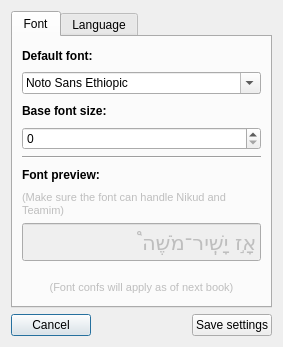
<?xml version="1.0" encoding="UTF-8"?>
<ui version="4.0">
 <class>Settings</class>
 <widget class="QDialog" name="Settings">
  <property name="geometry">
   <rect>
    <x>0</x>
    <y>0</y>
    <width>283</width>
    <height>347</height>
   </rect>
  </property>
  <property name="windowTitle">
   <string>Orayta settings</string>
  </property>
  <layout class="QVBoxLayout" name="verticalLayout_2">
   <item>
    <widget class="QTabWidget" name="tabWidget">
     <property name="currentIndex">
      <number>0</number>
     </property>
     <widget class="QWidget" name="tab">
      <attribute name="title">
       <string>Font</string>
      </attribute>
      <layout class="QVBoxLayout" name="verticalLayout">
       <item>
        <widget class="QLabel" name="label_9">
         <property name="font">
          <font>
           <weight>75</weight>
           <bold>true</bold>
          </font>
         </property>
         <property name="text">
          <string>Default font:</string>
         </property>
        </widget>
       </item>
       <item>
        <widget class="QFontComboBox" name="fontComboBox">
         <property name="layoutDirection">
          <enum>Qt::LeftToRight</enum>
         </property>
         <property name="styleSheet">
          <string>font: 8pt &quot;Sans Serif&quot;;</string>
         </property>
         <property name="currentIndex">
          <number>155</number>
         </property>
         <property name="sizeAdjustPolicy">
          <enum>QComboBox::AdjustToContentsOnFirstShow</enum>
         </property>
         <property name="writingSystem">
          <enum>QFontDatabase::Any</enum>
         </property>
         <property name="currentFont">
          <font>
           <family>Nachlieli CLM</family>
          </font>
         </property>
        </widget>
       </item>
       <item>
        <widget class="QLabel" name="label_4">
         <property name="font">
          <font>
           <weight>75</weight>
           <bold>true</bold>
          </font>
         </property>
         <property name="text">
          <string>Base font size:</string>
         </property>
        </widget>
       </item>
       <item>
        <widget class="QSpinBox" name="fonSizeSpinBox"/>
       </item>
       <item>
        <widget class="Line" name="line_2">
         <property name="orientation">
          <enum>Qt::Horizontal</enum>
         </property>
        </widget>
       </item>
       <item>
        <widget class="QLabel" name="label_6">
         <property name="font">
          <font>
           <weight>75</weight>
           <bold>true</bold>
          </font>
         </property>
         <property name="text">
          <string>Font preview:</string>
         </property>
        </widget>
       </item>
       <item>
        <widget class="QLabel" name="label_3">
         <property name="enabled">
          <bool>false</bool>
         </property>
         <property name="font">
          <font>
           <pointsize>8</pointsize>
          </font>
         </property>
         <property name="text">
          <string>(Make sure the font can handle Nikud and Teamim)</string>
         </property>
         <property name="wordWrap">
          <bool>true</bool>
         </property>
        </widget>
       </item>
       <item>
        <widget class="QLineEdit" name="fontPreview">
         <property name="enabled">
          <bool>false</bool>
         </property>
         <property name="font">
          <font>
           <family>Nachlieli CLM</family>
           <pointsize>16</pointsize>
          </font>
         </property>
         <property name="layoutDirection">
          <enum>Qt::RightToLeft</enum>
         </property>
         <property name="text">
          <string>אָ֣ז יָשִֽׁיר־מֹשֶׁה֩</string>
         </property>
        </widget>
       </item>
       <item>
        <spacer name="verticalSpacer">
         <property name="orientation">
          <enum>Qt::Vertical</enum>
         </property>
         <property name="sizeType">
          <enum>QSizePolicy::Maximum</enum>
         </property>
         <property name="sizeHint" stdset="0">
          <size>
           <width>20</width>
           <height>10</height>
          </size>
         </property>
        </spacer>
       </item>
       <item>
        <widget class="QLabel" name="label_5">
         <property name="enabled">
          <bool>false</bool>
         </property>
         <property name="font">
          <font>
           <pointsize>8</pointsize>
          </font>
         </property>
         <property name="text">
          <string>(Font confs will apply as of next book)</string>
         </property>
         <property name="alignment">
          <set>Qt::AlignCenter</set>
         </property>
        </widget>
       </item>
      </layout>
     </widget>
     <widget class="QWidget" name="tab_2">
      <attribute name="title">
       <string>Language</string>
      </attribute>
      <layout class="QVBoxLayout" name="verticalLayout_3">
       <property name="spacing">
        <number>15</number>
       </property>
       <property name="topMargin">
        <number>17</number>
       </property>
       <property name="bottomMargin">
        <number>15</number>
       </property>
       <item>
        <widget class="QGroupBox" name="groupBox">
         <property name="font">
          <font>
           <pointsize>10</pointsize>
          </font>
         </property>
         <property name="title">
          <string>Custom language</string>
         </property>
         <layout class="QHBoxLayout" name="horizontalLayout_2">
          <item>
           <widget class="QComboBox" name="langComboBox"/>
          </item>
         </layout>
        </widget>
       </item>
       <item>
        <widget class="QCheckBox" name="systemLangCbox">
         <property name="text">
          <string>Use system language</string>
         </property>
        </widget>
       </item>
       <item>
        <spacer name="verticalSpacer_2">
         <property name="orientation">
          <enum>Qt::Vertical</enum>
         </property>
         <property name="sizeHint" stdset="0">
          <size>
           <width>20</width>
           <height>40</height>
          </size>
         </property>
        </spacer>
       </item>
      </layout>
     </widget>
    </widget>
   </item>
   <item>
    <layout class="QHBoxLayout" name="horizontalLayout">
     <property name="leftMargin">
      <number>0</number>
     </property>
     <property name="topMargin">
      <number>0</number>
     </property>
     <property name="rightMargin">
      <number>0</number>
     </property>
     <item>
      <widget class="QPushButton" name="cancelBTN">
       <property name="text">
        <string>Cancel</string>
       </property>
      </widget>
     </item>
     <item>
      <spacer name="horizontalSpacer">
       <property name="orientation">
        <enum>Qt::Horizontal</enum>
       </property>
       <property name="sizeHint" stdset="0">
        <size>
         <width>40</width>
         <height>20</height>
        </size>
       </property>
      </spacer>
     </item>
     <item>
      <widget class="QPushButton" name="saveConf">
       <property name="text">
        <string>Save settings</string>
       </property>
       <property name="icon">
        <iconset resource="Orayta.qrc">
         <normaloff>:/Icons/configure.png</normaloff>:/Icons/configure.png</iconset>
       </property>
      </widget>
     </item>
    </layout>
   </item>
  </layout>
 </widget>
 <resources>
  <include location="Orayta.qrc"/>
 </resources>
 <connections/>
</ui>
